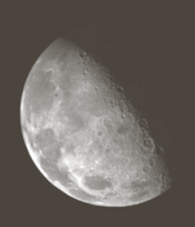
#> input picture jupyter_files/khoula_work_area/images/moon.bmp, 195 x 227 px
$ jupyter execute Image.ipynb
#> lines starting #> are read from the running program, lines starting #| are printed output that depends on the picture
# Image Processing

[cell 1]
import cv2
import matplotlib.pyplot as plt

[cell 2]
# Save image in set directory
# Read RGB image
img = cv2.imread('images/moon.bmp')
#> img is the input picture: shape (227, 195, 3); mean B, G, R 95.5, 101.9, 106.6

# Output img with window name as 'image'
img1 = cv2.cvtColor(img, cv2.COLOR_RGB2GRAY)
plt.imshow(img1, cmap = 'grey')

[cell 3]
img2 = img1.T
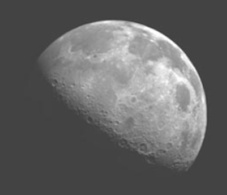
#> img2: shape (195, 227); min 61, max 255, mean 100.3
plt.imshow(img2, cmap = 'grey')

[cell 4]
img1[:10]

[cell 5]
img2[:10]

[cell 6]
import numpy as np
plt.imshow(np.zeros((20, 20, 3))+255)


$ run again, with jupyter_files/khoula_work_area/images/fruits_detailfeature.jpg saved as jupyter_files/khoula_work_area/images/moon.bmp
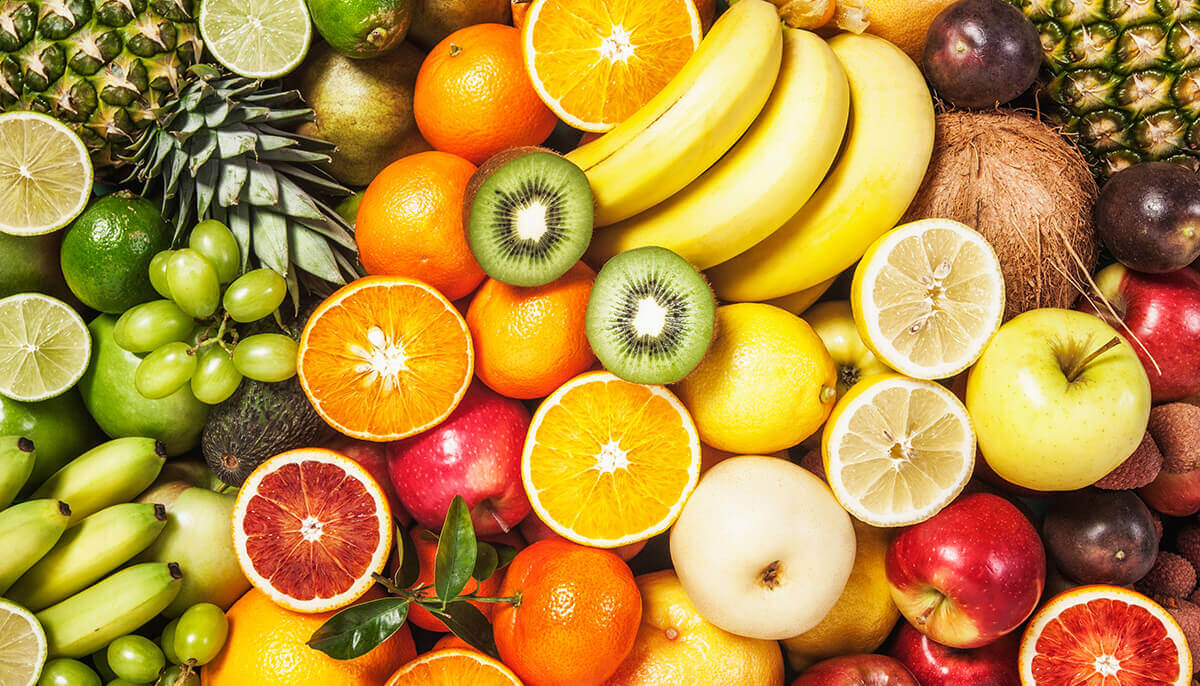
#> input picture jupyter_files/khoula_work_area/images/fruits_detailfeature.jpg, 1200 x 686 px
#> img is the input picture: shape (686, 1200, 3); mean B, G, R 61.9, 140, 181.8
#> `img1 = cv2.cvtColor(img, cv2.COLOR_RGB2GRAY)`:
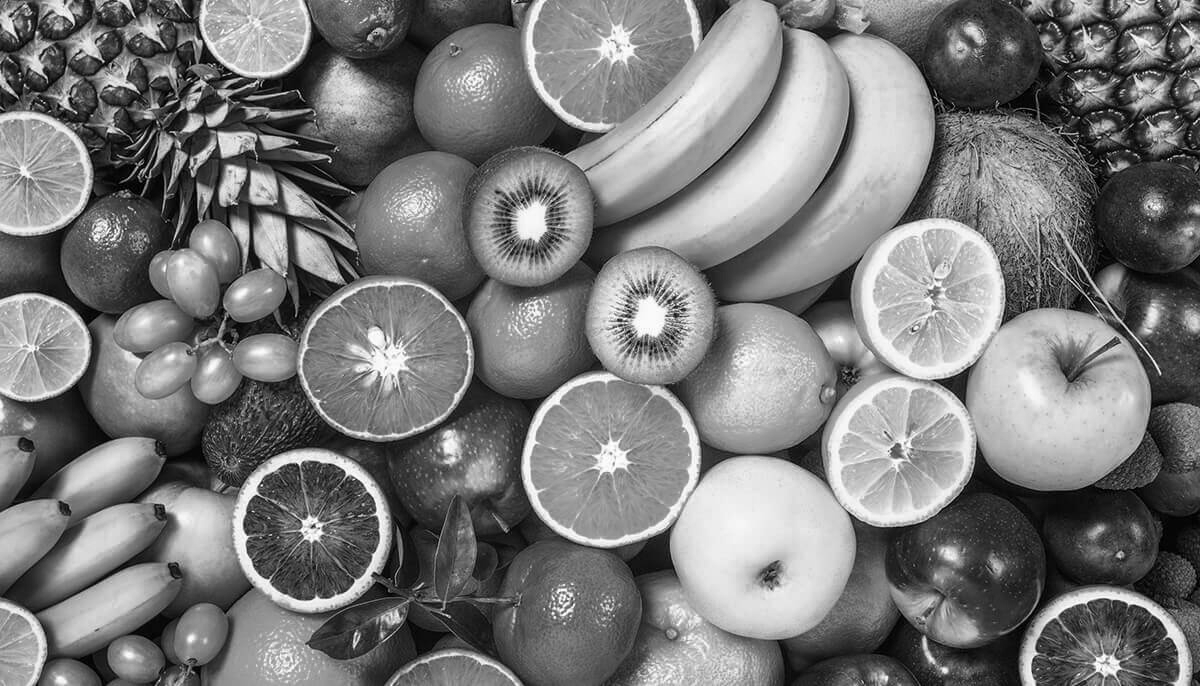
#> img1: shape (686, 1200); min 0, max 255, mean 121.4
#> `img2 = img1.T`:
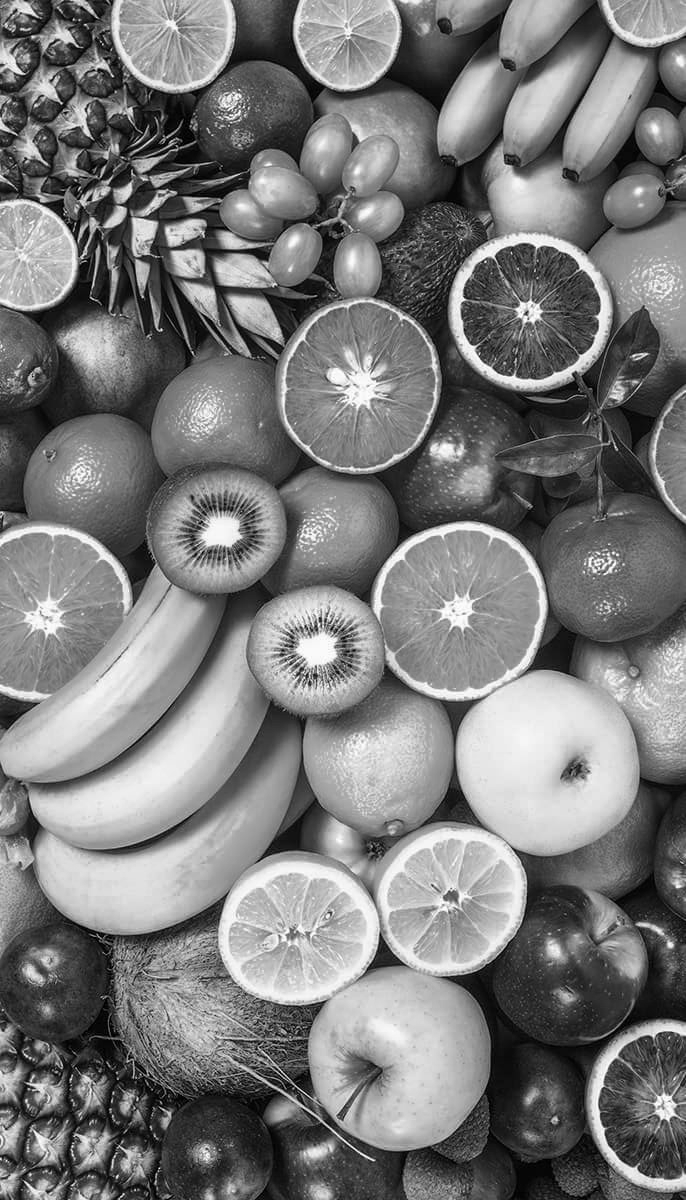
#> img2: shape (1200, 686); min 0, max 255, mean 121.4
